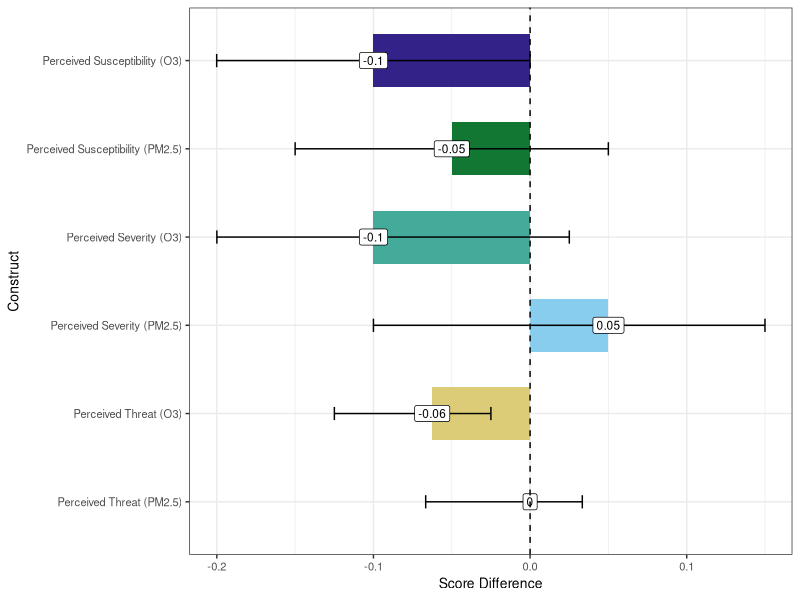
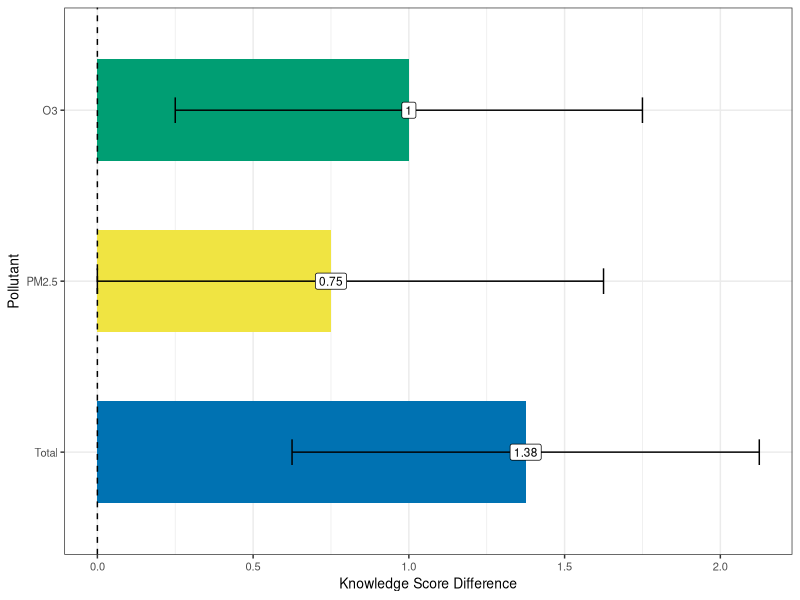
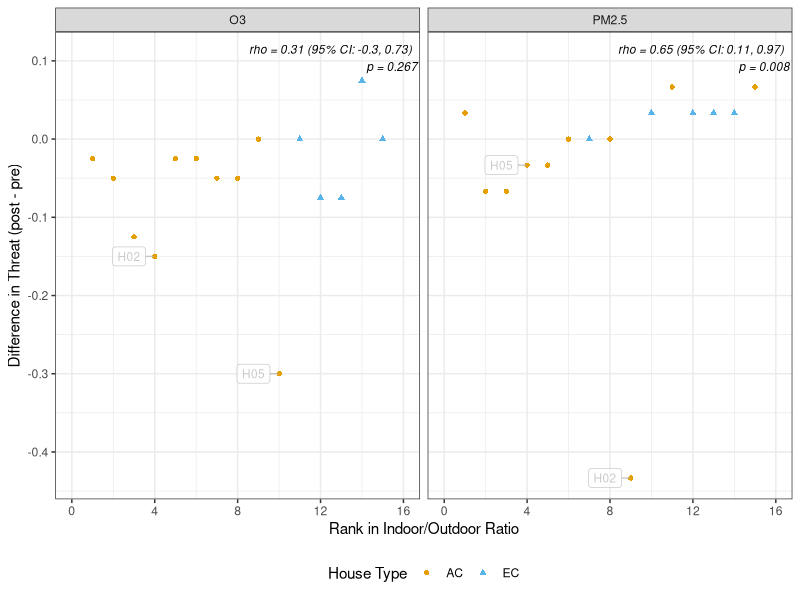
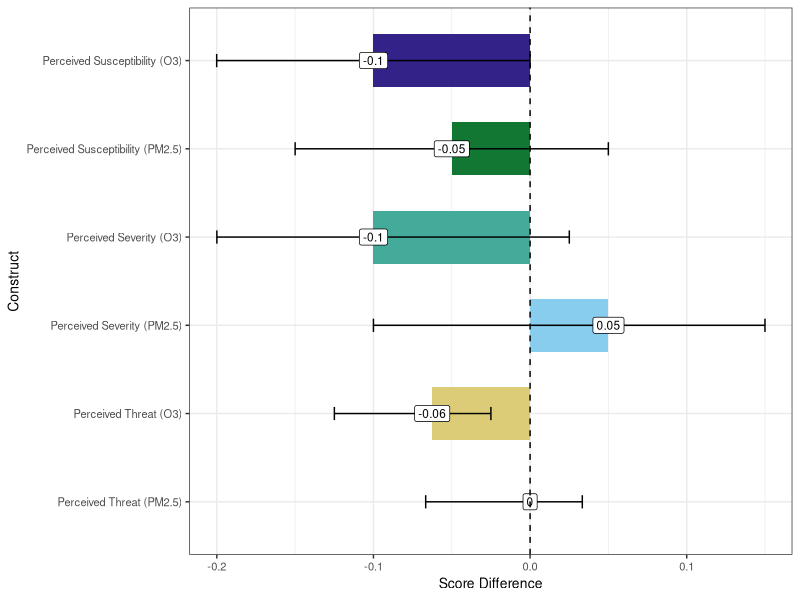
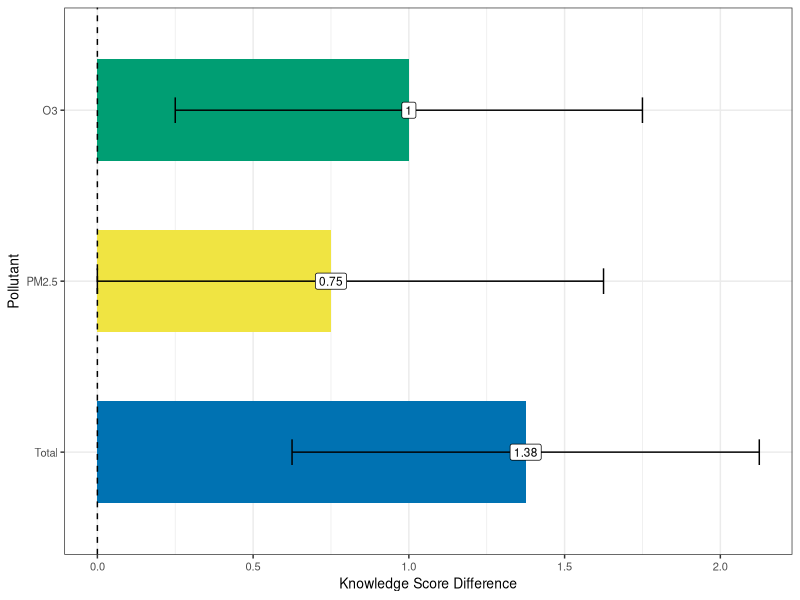
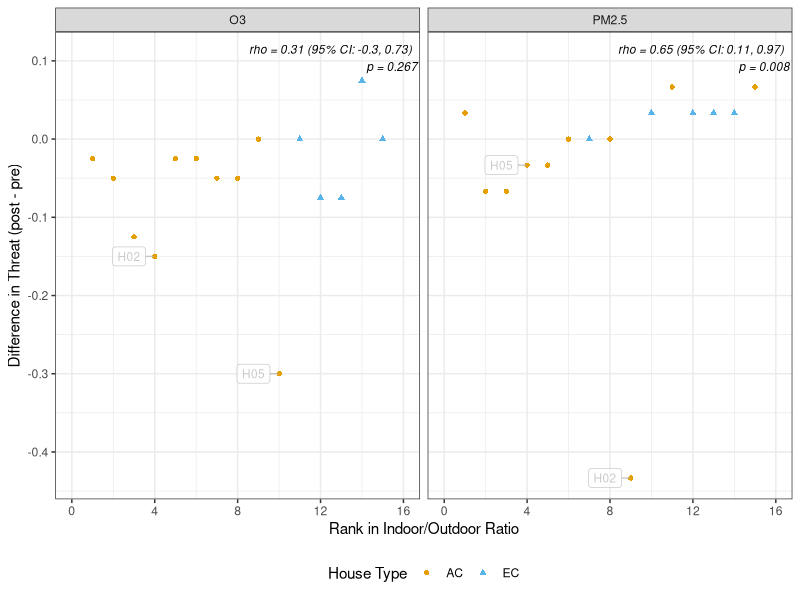

Generate these figures, in order, with R:
## ---- chunk 1
library(tidyverse)
library(coin)
library(knitr)
library(kableExtra)
library(VIM)
library(ggrepel)
## ---- chunk 2
df_raw <- read_csv("./Processed Data/survey_aq_data.csv") |>
  mutate(Score_mod = case_when(
    QuestionID %in% c('Q01','Q02','Q03','Q04','Q05','Q06','Q07','Q08') &
      HouseID == "H29" & Survey == "Post_Intervention" ~ NA,
    TRUE ~ Score_mod
  ))

fa_df <- df_raw %>%
  select(HouseID, Survey, QuestionID, Score_mod) %>%
  filter(QuestionID %in% paste0("Q", sprintf("%02d", 9:22))) %>%
  pivot_wider(id_cols = c(HouseID, Survey), names_from = QuestionID, values_from = Score_mod) %>%
  filter(HouseID != "H29")

fa_df_imputed <- kNN(fa_df %>% dplyr::select(-c(HouseID, Survey))) %>%
  select(1:(ncol(fa_df)-2)) %>%
  mutate(HouseID = fa_df$HouseID,
         Survey = fa_df$Survey)

groups <- df_raw %>%
  filter(!QuestionID %in% c("Q23", "Q24")) %>% # duplicate quesitons
  select(QuestionID, Construct) %>%
  distinct(.keep_all = TRUE) %>%
  group_by(Construct) %>%
  summarize(QuestionIDs = list(QuestionID)) %>%
  ungroup()

sevo3_qs <- groups %>% filter(Construct == "Perceived Severity (O3)") %>% pull(QuestionIDs)
sevpm_qs <- groups %>% filter(Construct == "Perceived Severity (PM2.5)") %>% pull(QuestionIDs)
suso3_qs <- groups %>% filter(Construct == "Perceived Susceptibility (O3)") %>% pull(QuestionIDs)
suspm_qs <- groups %>% filter(Construct == "Perceived Susceptibility (PM2.5)") %>%
  pull(QuestionIDs)
## ---- chunk 3
test1_df <- fa_df_imputed %>% 
  mutate(total_score =  rowSums(across(Q09:Q22))) %>%
  select(HouseID, Survey, total_score) %>%
  pivot_wider(id_cols = HouseID, names_from = Survey, values_from = total_score) %>%
  mutate(difference = Post_Intervention - Pre_Intervention)

differences <- test1_df$difference
## ---- chunk 4
wilcoxon_score_analysis <- function(qs, construct_name) {

  total_possible <- length(qs)*5

  test2_df <- fa_df_imputed %>%
    select(HouseID, Survey, all_of(qs)) %>%
    mutate(total_score = rowSums(across(all_of(qs)))) %>%
    select(HouseID, Survey, total_score) %>%
    pivot_wider(id_cols = HouseID,
                names_from = Survey,
                values_from = total_score) %>%
    mutate(Post_Intervention = Post_Intervention/total_possible,
           Pre_Intervention = Pre_Intervention/total_possible,
      difference = Post_Intervention - Pre_Intervention)

  # wilcoxsign_test is coin's paired (signed-rank) test: it takes the two
  # paired columns directly, no long-format value/group reshaping needed.
  test <- wilcoxsign_test(Post_Intervention ~ Pre_Intervention,
                           data = test2_df,
                           distribution = "exact")

  # conf.int = TRUE requires a coin version that supports it for
  # wilcoxsign_test; fall back to base wilcox.test's Hodges-Lehmann CI
  # (same estimand) if the installed coin version doesn't support it.
  ci_est <- tryCatch({
    test_ci <- wilcoxsign_test(Post_Intervention ~ Pre_Intervention,
                                data = test2_df,
                                distribution = "exact",
                                conf.int = TRUE)
    ci_out <- confint(test_ci)
    list(estimate = unname(ci_out$estimate), ci = ci_out$conf.int)
  }, error = function(e) {
    wt <- wilcox.test(test2_df$Post_Intervention, test2_df$Pre_Intervention,
                       paired = TRUE, conf.int = TRUE, exact = TRUE)
    list(estimate = unname(wt$estimate), ci = wt$conf.int)
  })

  # coin test objects are S4 - use statistic()/pvalue(), not $statistic/$p.value.
  list(
    Construct = construct_name,
    data = test2_df,
    n = sum(!is.na(test2_df$difference)),
    pre_score = mean(test2_df$Pre_Intervention),
    post_score = mean(test2_df$Post_Intervention),
    z_stat = coin::statistic(test),
    p_value = coin::pvalue(test),
    median_diff = median(test2_df$difference, na.rm = TRUE),
    estimate = ci_est$estimate,
    ci = ci_est$ci
  )
}

construct_qs <- list(
  "Perceived Severity (O3)" = sevo3_qs[[1]],
  "Perceived Susceptibility (O3)" = suso3_qs[[1]],
  "Perceived Threat (O3)" = c(sevo3_qs[[1]], suso3_qs[[1]]),
  "Perceived Severity (PM2.5)" = sevpm_qs[[1]],
  "Perceived Susceptibility (PM2.5)" = suspm_qs[[1]],
  "Perceived Threat (PM2.5)" = c(sevpm_qs[[1]], suspm_qs[[1]])
)

results <- lapply(names(construct_qs), function(con) {
  wilcoxon_score_analysis(construct_qs[[con]], con)
})

raw_p <- sapply(results, function(x) x$p_value)

# Holm correction applied separately within each pollutant, not across all 6
# constructs together - ave() splits raw_p by pollutant, runs p.adjust on
# each subset, then recombines in the original construct order.
pollutant <- case_when(
  str_detect(sapply(results, function(x) x$Construct), "O3") ~ "O3",
  str_detect(sapply(results, function(x) x$Construct), "PM2.5") ~ "PM2.5",
  TRUE ~ NA_character_
)
adj_p <- ave(raw_p, pollutant, FUN = function(p) p.adjust(p, method = "holm"))

summary_table <- bind_rows(lapply(seq_along(results), function(i) {
  x <- results[[i]]
  data.frame(
    Construct = x$Construct,
    N = x$n,
    `Pre Survey Score` = round(x$pre_score, 2),
    `Post Survey Score` = round(x$post_score, 2),
    `Median Difference` = round(x$median_diff, 2),
    `Hodges-Lehmann Estimate` = round(x$estimate, 2),
    `Z-stat` = round(x$z_stat, 2),
    `P-value` = round(raw_p[i], 3),
    `Adj. P-value` = round(adj_p[i], 3),
    `95% CI` = paste0("(", round(x$ci[1], 2), ", ", round(x$ci[2], 2), ")"),
    Pollutant = pollutant[i],
    check.names = FALSE
  )
}))

summary_table <- summary_table %>%
  arrange(Pollutant, Construct)

write_csv(summary_table |> select(-Pollutant),'./Processed Data/wilcox_diff_risk_constructs.csv')

# pack_rows needs consecutive run-lengths per group, in the order rows
# appear after arrange() above (O3 rows first, then PM2.5 rows)
group_index <- rle(summary_table$Pollutant)
group_index <- setNames(group_index$lengths, group_index$values)

tbl_grouped <- summary_table %>%
  select(-Pollutant) %>%
  kable(row.names = FALSE,
        booktabs = TRUE,
        caption = "Wilcoxon Signed-Rank Tests by Pollutant and Construct") %>%
  kable_styling(latex_options = "hold_position", font_size = 9, full_width = FALSE) %>%
  pack_rows(index = group_index)

tbl_grouped
## ---- chunk 5
okabe_ito <- c("#E69F00", "#56B4E9", "#009E73", "#F0E442",
               "#0072B2", "#D55E00", "#CC79A7", "#000000",
               "#332288", "#117733", "#44AA99", "#88CCEE",
               "#DDCC77", "#882255")

risk_graphic_df <- bind_rows(lapply(results, function(x) {
  data.frame(
    Construct = x$Construct,
    Estimate = x$estimate,
    ci_lower = x$ci[1],
    ci_upper = x$ci[2]
  )
}))

risk_graphic_df$Construct <- factor(risk_graphic_df$Construct,
  levels = c("Perceived Susceptibility (O3)", "Perceived Susceptibility (PM2.5)",
             "Perceived Severity (O3)", "Perceived Severity (PM2.5)",
             "Perceived Threat (O3)", "Perceived Threat (PM2.5)"), ordered = TRUE)

construct_diff_wilcox_plt <- ggplot(risk_graphic_df, aes(y = Construct, x = Estimate, fill = Construct)) +
  geom_col(width = 0.6) +
  geom_errorbar(
    aes(xmin = ci_lower, xmax = ci_upper),
    width = 0.15,
    linewidth = .5
  ) +
  geom_label(aes(y = Construct, x = Estimate, label = round(Estimate, digits = 2)),
             fill = 'white', size = 3) +
  geom_vline(xintercept = 0, linetype = "dashed", linewidth = 0.5) +
  labs(
    x = "Score Difference",
    y = "Construct"
  ) +
  theme_bw() +
  scale_fill_manual(values = okabe_ito[9:14], name = "House Type") +
  theme(legend.position = 'none',
        axis.text = element_text(size = 8),
        axis.title = element_text(size = 10)) +
  scale_y_discrete(limits = rev)

construct_diff_wilcox_plt

ggsave("./Graphics/Fig2_construct_difference_wilcox_plot.tiff", construct_diff_wilcox_plt,
       dpi = 300, units = 'in', width = 4, height = 4)
## ---- chunk 6
# Changes single response questions from -1 to 0
qs_not_to_change <- c("Q04", "Q08")

# overall knowledge
knowledge_df <- df_raw %>%
  filter(Construct_general == "Knowledge") %>%
  select(HouseID, Survey, QuestionID, Score_mod) %>%
  mutate(Score_mod = case_when(!QuestionID %in% qs_not_to_change & Score_mod == -1 ~ 0,
                               TRUE ~ Score_mod)) %>%
  group_by(HouseID, Survey) %>%
  summarize(score = sum(Score_mod)) %>%
  ungroup() %>%
  pivot_wider(id_cols = HouseID,
              names_from = Survey,
              values_from = score) %>%
  mutate(difference = Post_Intervention - Pre_Intervention)

knowledgeo3_qs <- groups %>% filter(Construct == "Knowledge (O3)") %>% pull(QuestionIDs)
knowledgepm_qs <- groups %>% filter(Construct == "Knowledge (PM2.5)") %>% pull(QuestionIDs)

# o3 knowledge
knowledge03_df <- df_raw %>%
  select(HouseID, Survey, QuestionID, Score_mod) %>%
  mutate(Score_mod = case_when(!QuestionID %in% qs_not_to_change & Score_mod == -1 ~ 0,
                               TRUE ~ Score_mod)) %>%
  filter(QuestionID %in% knowledgeo3_qs[[1]]) %>%
  group_by(HouseID, Survey) %>%
  summarize(score = sum(Score_mod)) %>%
  ungroup() %>%
  pivot_wider(id_cols = HouseID,
              names_from = Survey,
              values_from = score) %>%
  mutate(difference = Post_Intervention - Pre_Intervention)

# pm2.5 knowledge
knowledgepm_df <- df_raw %>%
  select(HouseID, Survey, QuestionID, Score_mod) %>%
  mutate(Score_mod = case_when(!QuestionID %in% qs_not_to_change & Score_mod == -1 ~ 0,
                               TRUE ~ Score_mod)) %>%
  filter(QuestionID %in% knowledgepm_qs[[1]]) %>%
  group_by(HouseID, Survey) %>%
  summarize(score = sum(Score_mod)) %>%
  ungroup() %>%
  pivot_wider(id_cols = HouseID,
              names_from = Survey,
              values_from = score) %>%
  mutate(difference = Post_Intervention - Pre_Intervention)

# Paired Wilcoxon signed-rank test on a Pre/Post/difference df, mirroring
# wilcoxon_score_analysis() above but without the total_possible normalization
# (knowledge scores here are raw summed points, same as the t-test version).
wilcoxon_knowledge_test <- function(df) {
  test <- wilcoxsign_test(Post_Intervention ~ Pre_Intervention,
                           data = df,
                           distribution = "exact")

  ci_est <- tryCatch({
    test_ci <- wilcoxsign_test(Post_Intervention ~ Pre_Intervention,
                                data = df,
                                distribution = "exact",
                                conf.int = TRUE)
    ci_out <- confint(test_ci)
    list(estimate = unname(ci_out$estimate), ci = ci_out$conf.int)
  }, error = function(e) {
    wt <- wilcox.test(df$Post_Intervention, df$Pre_Intervention,
                       paired = TRUE, conf.int = TRUE, exact = TRUE)
    list(estimate = unname(wt$estimate), ci = wt$conf.int)
  })

  list(
    n = sum(!is.na(df$difference)),
    pre_score = mean(df$Pre_Intervention, na.rm = TRUE),
    post_score = mean(df$Post_Intervention, na.rm = TRUE),
    z_stat = coin::statistic(test),
    p_value = coin::pvalue(test),
    median_diff = median(df$difference, na.rm = TRUE),
    estimate = ci_est$estimate,
    ci = ci_est$ci
  )
}

knowledge_test <- wilcoxon_knowledge_test(knowledge_df)
knowledge_o3test <- wilcoxon_knowledge_test(knowledge03_df)
knowledge_pmtest <- wilcoxon_knowledge_test(knowledgepm_df)

knowledge_raw_p <- c(knowledge_o3test$p_value, knowledge_pmtest$p_value, knowledge_test$p_value)
knowledge_adj_p <- p.adjust(knowledge_raw_p, method = "holm")

knowledge_table_df <- data.frame(
  Pollutant = c("O3", "PM2.5", "Total"),

  N = c(knowledge_o3test$n, knowledge_pmtest$n, knowledge_test$n),

  `Pre Survey Score` = round(c(knowledge_o3test$pre_score, knowledge_pmtest$pre_score, knowledge_test$pre_score), 2),

  `Post Survey Score` = round(c(knowledge_o3test$post_score, knowledge_pmtest$post_score, knowledge_test$post_score), 2),

  `Median Difference` = round(c(knowledge_o3test$median_diff, knowledge_pmtest$median_diff, knowledge_test$median_diff), 2),

  `Hodges-Lehmann Estimate` = round(c(knowledge_o3test$estimate, knowledge_pmtest$estimate, knowledge_test$estimate), 2),

  `Z-stat` = round(c(knowledge_o3test$z_stat, knowledge_pmtest$z_stat, knowledge_test$z_stat), 2),

  `P-value` = round(knowledge_raw_p, 3),

  `Adj. P-value` = round(knowledge_adj_p, 3),

  `95% CI` = c(
    paste0("(", round(knowledge_o3test$ci[1], 2), ", ", round(knowledge_o3test$ci[2], 2), ")"),
    paste0("(", round(knowledge_pmtest$ci[1], 2), ", ", round(knowledge_pmtest$ci[2], 2), ")"),
    paste0("(", round(knowledge_test$ci[1], 2), ", ", round(knowledge_test$ci[2], 2), ")")
  ),

  check.names = FALSE
)

options(knitr.kable.NA = '--')
tbl2_wilcox <- knowledge_table_df %>%
  kable(
    row.names = FALSE,
    digits = 4,
    booktabs = TRUE,
    caption = "Wilcoxon Signed-Rank Tests of Pre- vs Post-Intervention Knowledge Differences by Pollutant"
  ) %>%
  kable_styling(latex_options = "hold_position",
                font_size = 9,
                full_width = FALSE) %>%
  row_spec(0, extra_css = "font-family: Arial;")
tbl2_wilcox

write_csv(knowledge_table_df, './Processed Data/wilcox_diff_knowledge.csv')

knowledge_graph_df <- tibble(
  Pollutant = c("O3", "PM2.5", "Total"),
  Estimate = c(knowledge_o3test$estimate, knowledge_pmtest$estimate, knowledge_test$estimate),
  ci_lower = c(knowledge_o3test$ci[1], knowledge_pmtest$ci[1], knowledge_test$ci[1]),
  ci_upper = c(knowledge_o3test$ci[2], knowledge_pmtest$ci[2], knowledge_test$ci[2]),
)

knowledge_dif_wilcox_plt <- ggplot(knowledge_graph_df, aes(y = Pollutant, x = Estimate, fill = Pollutant)) +
  geom_col(width = 0.6) +
  geom_errorbar(
    aes(xmin = ci_lower, xmax = ci_upper),
    width = 0.15,
    linewidth = .5
  ) +
  geom_label(aes(y = Pollutant, x = Estimate, label = round(Estimate, digits = 2)), fill = 'white', size = 3) +
  geom_vline(xintercept = 0, linetype = "dashed", linewidth = 0.5) +
  labs(
    x = "Knowledge Score Difference",
    y = "Pollutant"
  ) +
  theme_bw() +
  scale_fill_manual(values = okabe_ito[3:5], name = "House Type") +
  theme(legend.position = 'none',
        axis.text = element_text(size = 8),
        axis.title = element_text(size = 10)) +
  scale_y_discrete(limits = rev)

knowledge_dif_wilcox_plt

ggsave("./Graphics/Fig3_knowledge_difference_wilcox_plot.tiff", knowledge_dif_wilcox_plt,
       dpi = 300, units = 'in', width = 3, height = 3)
## ---- chunk 7
metadata <- df_raw %>%
  filter(QuestionID == "Q25", Survey == "Pre_Intervention") %>%
  select(HouseID, ac.type, mean_IO_PM_Summer, mean_IO_O3_Summer)

get_construct_diff <- function(construct_name) {
  results[[which(sapply(results, `[[`, "Construct") == construct_name)]]$data %>%
    select(HouseID, score = difference)
}

threat_diff_by_pollutant <- bind_rows(
  get_construct_diff("Perceived Threat (O3)") %>% mutate(pollutant = "O3"),
  get_construct_diff("Perceived Threat (PM2.5)") %>% mutate(pollutant = "PM2.5")
) %>%
  left_join(metadata, by = "HouseID") %>%
  mutate(IO_ratio = if_else(pollutant == "O3", mean_IO_O3_Summer, mean_IO_PM_Summer)) %>%
  select(HouseID, ac.type, pollutant, score, IO_ratio)

threat_diff_by_pollutant_order <- threat_diff_by_pollutant %>%
  filter(!is.na(score)) %>%
  group_by(pollutant) %>%
  mutate(IO_order = dense_rank(IO_ratio)) %>%
  ungroup()

# Bootstrap percentile CI for Spearman's rho (nonparametric, consistent with
# the rank-based tests used elsewhere in this document) since cor.test()
# doesn't provide a CI for method = "spearman".
spearman_stats <- threat_diff_by_pollutant_order %>%
  filter(!is.na(IO_ratio)) %>%
  group_split(pollutant) %>%
  map_dfr(function(d) {
    ct <- cor.test(d$score, d$IO_ratio, method = "spearman", exact = FALSE)
    boot_fn <- function(data, indices) {
      cor(data$score[indices], data$IO_ratio[indices], method = "spearman")
    }
    set.seed(3) # for reproducibility

    # ci for bootstrap percentile interval. Bootstrapping keeps everything nonparametric / rank-based, so that it stays consistent with the Wilcoxon test methodologies
    b <- boot::boot(d, boot_fn, R = 2000)
    ci <- boot::boot.ci(b, type = "perc")$percent[4:5]
    tibble(
      pollutant = unique(d$pollutant),
      rho = unname(ct$estimate),
      p_val = ct$p.value,
      ci_lower = ci[1],
      ci_upper = ci[2]
    )
  })

spearman_label <- spearman_stats %>%
  mutate(label = paste0(
    "rho = ", round(rho, 2),
    " (95% CI: ", round(ci_lower, 2), ", ", round(ci_upper, 2), ")\n",
    "p = ", round(p_val, 3)
  ))

set.seed(3)
IO_vs_diff_threat_order_plt <- ggplot(threat_diff_by_pollutant_order, aes(y = score, x = IO_order)) +
  geom_point(aes(shape = ac.type, color = ac.type)) +
  facet_grid(. ~ pollutant, scales = "free_y") +
  geom_text(data = spearman_label, aes(label = label),
            x = Inf, y = Inf, hjust = 1.05, vjust = 1.5,
            size = 3, fontface = "italic", inherit.aes = FALSE) +
  geom_label_repel(
    data = threat_diff_by_pollutant_order %>%
      filter(HouseID %in% c('H02', 'H05')),
    aes(label = HouseID),
    size = 3,
    nudge_x = -1,
    min.segment.length = .2,
    segment.color = "grey70",
    color = 'grey70',
    box.padding = 0.4,
    show.legend = FALSE,
    alpha = 0.7,
    seed = 5
  ) +
  labs(
    y = "Difference in Threat (post - pre)",
    x = "Rank in Indoor/Outdoor Ratio",
    color = "Home Type",
    shape = "Home Type"
  ) +
  theme_bw() +
  theme(legend.position = "bottom") +
  expand_limits(y = 0.11) +
  scale_x_continuous(limits = c(0, 16), breaks = seq(0, 16, by = 4)) +
  scale_color_manual(values = okabe_ito, name = "House Type") +
  scale_shape_manual(values = c(16, 17), name = "House Type")

IO_vs_diff_threat_order_plt

ggsave(width = 7, height = 4, dpi = 300, units = "in", bg = "white",
       filename = "./Graphics/IO_vs_diff_threat_order.tiff")
